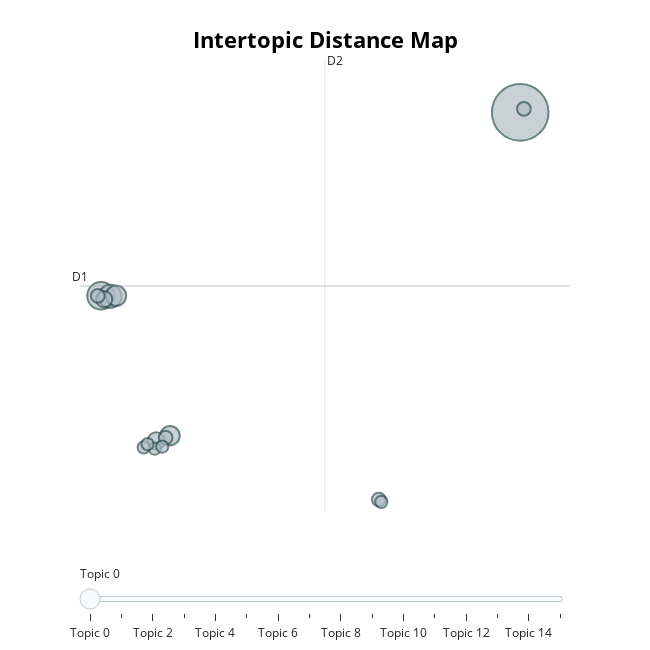

The notebook cell saved with this chart:
### Code cell
# Visualize BERTopic topics
topic_model.visualize_topics()

### Figure 1 — Plotly figure (JSON) as saved in the notebook; plotly's stock layout.template omitted (floating-point values rounded to 4 significant figures)
{"data": [{"customdata": [[0, "america | world | new | people | american", 85], [1, "states | government | united | congress | public", 20], [2, "states | public | government | united | congress", 14], [3, "government | work | great | public | law", 11], [4, "government | states | united | law | year", 10], [5, "states | government | congress | united | country", 8], [6, "government | states | public | united | country", 7], [7, "national | federal | reduction | public | government", 5], [8, "bank | public | states | government | country", 5], [9, "government | shall | congress | world | people", 5], [10, "states | united | government | great | powers", 5], [11, "war | government | shall | congress | present", 4], [12, "states | government | united | constitution | congress", 4], [13, "congress | states | year | june | government", 4], [14, "united | states | treaty | spain | year", 4], [15, "information | provision | public | united | proper", 4]], "hovertemplate": "<b>Topic %{customdata[0]}</b><br>%{customdata[1]}<br>Size: %{customdata[2]}", "legendgroup": "", "marker": {"color": "#B0BEC5", "line": {"color": "DarkSlateGrey", "width": 2}, "size": [85, 20, 14, 11, 10, 8, 7, 5, 5, 5, 5, 4, 4, 4, 4, 4], "sizemode": "area", "sizeref": 0.05312, "symbol": "circle"}, "mode": "markers", "name": "", "orientation": "v", "showlegend": false, "type": "scatter", "x": [22.45, -8.548, -7.873, -7.437, -3.443, -4.459, -8.313, 12.0, -8.782, 22.73, -3.769, 12.18, -4.574, -5.38, -5.1, -4.016], "xaxis": "x", "y": [24.7, 10.62, 10.59, 10.63, -0.1055, -0.5185, 10.37, -5.007, 10.62, 24.98, -0.2545, -5.189, -1.094, -1.007, -0.754, -0.945], "yaxis": "y"}], "layout": {"annotations": [{"showarrow": false, "text": "D1", "x": -10.1, "y": 11.38, "yshift": 10}, {"showarrow": false, "text": "D2", "x": 8.018, "xshift": 10, "y": 28.73}], "height": 650, "hoverlabel": {"bgcolor": "white", "font": {"family": "Rockwell", "size": 16}}, "legend": {"itemsizing": "constant", "tracegroupgap": 0}, "margin": {"t": 60}, "shapes": [{"line": {"color": "#CFD8DC", "width": 2}, "type": "line", "x0": 8.018, "x1": 8.018, "y0": -5.967, "y1": 28.73}, {"line": {"color": "#9E9E9E", "width": 2}, "type": "line", "x0": -10.1, "x1": 26.13, "y0": 11.38, "y1": 11.38}], "sliders": [{"active": 0, "pad": {"t": 50}, "steps": [{"args": [{"marker.color": [["red", "#B0BEC5", "#B0BEC5", "#B0BEC5", "#B0BEC5", "#B0BEC5", "#B0BEC5", "#B0BEC5", "#B0BEC5", "#B0BEC5", "#B0BEC5", "#B0BEC5", "#B0BEC5", "#B0BEC5", "#B0BEC5", "#B0BEC5"]]}], "label": "Topic 0", "method": "update"}, {"args": [{"marker.color": [["#B0BEC5", "red", "#B0BEC5", "#B0BEC5", "#B0BEC5", "#B0BEC5", "#B0BEC5", "#B0BEC5", "#B0BEC5", "#B0BEC5", "#B0BEC5", "#B0BEC5", "#B0BEC5", "#B0BEC5", "#B0BEC5", "#B0BEC5"]]}], "label": "Topic 1", "method": "update"}, {"args": [{"marker.color": [["#B0BEC5", "#B0BEC5", "red", "#B0BEC5", "#B0BEC5", "#B0BEC5", "#B0BEC5", "#B0BEC5", "#B0BEC5", "#B0BEC5", "#B0BEC5", "#B0BEC5", "#B0BEC5", "#B0BEC5", "#B0BEC5", "#B0BEC5"]]}], "label": "Topic 2", "method": "update"}, {"args": [{"marker.color": [["#B0BEC5", "#B0BEC5", "#B0BEC5", "red", "#B0BEC5", "#B0BEC5", "#B0BEC5", "#B0BEC5", "#B0BEC5", "#B0BEC5", "#B0BEC5", "#B0BEC5", "#B0BEC5", "#B0BEC5", "#B0BEC5", "#B0BEC5"]]}], "label": "Topic 3", "method": "update"}, {"args": [{"marker.color": [["#B0BEC5", "#B0BEC5", "#B0BEC5", "#B0BEC5", "red", "#B0BEC5", "#B0BEC5", "#B0BEC5", "#B0BEC5", "#B0BEC5", "#B0BEC5", "#B0BEC5", "#B0BEC5", "#B0BEC5", "#B0BEC5", "#B0BEC5"]]}], "label": "Topic 4", "method": "update"}, {"args": [{"marker.color": [["#B0BEC5", "#B0BEC5", "#B0BEC5", "#B0BEC5", "#B0BEC5", "red", "#B0BEC5", "#B0BEC5", "#B0BEC5", "#B0BEC5", "#B0BEC5", "#B0BEC5", "#B0BEC5", "#B0BEC5", "#B0BEC5", "#B0BEC5"]]}], "label": "Topic 5", "method": "update"}, {"args": [{"marker.color": [["#B0BEC5", "#B0BEC5", "#B0BEC5", "#B0BEC5", "#B0BEC5", "#B0BEC5", "red", "#B0BEC5", "#B0BEC5", "#B0BEC5", "#B0BEC5", "#B0BEC5", "#B0BEC5", "#B0BEC5", "#B0BEC5", "#B0BEC5"]]}], "label": "Topic 6", "method": "update"}, {"args": [{"marker.color": [["#B0BEC5", "#B0BEC5", "#B0BEC5", "#B0BEC5", "#B0BEC5", "#B0BEC5", "#B0BEC5", "red", "#B0BEC5", "#B0BEC5", "#B0BEC5", "#B0BEC5", "#B0BEC5", "#B0BEC5", "#B0BEC5", "#B0BEC5"]]}], "label": "Topic 7", "method": "update"}, {"args": [{"marker.color": [["#B0BEC5", "#B0BEC5", "#B0BEC5", "#B0BEC5", "#B0BEC5", "#B0BEC5", "#B0BEC5", "#B0BEC5", "red", "#B0BEC5", "#B0BEC5", "#B0BEC5", "#B0BEC5", "#B0BEC5", "#B0BEC5", "#B0BEC5"]]}], "label": "Topic 8", "method": "update"}, {"args": [{"marker.color": [["#B0BEC5", "#B0BEC5", "#B0BEC5", "#B0BEC5", "#B0BEC5", "#B0BEC5", "#B0BEC5", "#B0BEC5", "#B0BEC5", "red", "#B0BEC5", "#B0BEC5", "#B0BEC5", "#B0BEC5", "#B0BEC5", "#B0BEC5"]]}], "label": "Topic 9", "method": "update"}, {"args": [{"marker.color": [["#B0BEC5", "#B0BEC5", "#B0BEC5", "#B0BEC5", "#B0BEC5", "#B0BEC5", "#B0BEC5", "#B0BEC5", "#B0BEC5", "#B0BEC5", "red", "#B0BEC5", "#B0BEC5", "#B0BEC5", "#B0BEC5", "#B0BEC5"]]}], "label": "Topic 10", "method": "update"}, {"args": [{"marker.color": [["#B0BEC5", "#B0BEC5", "#B0BEC5", "#B0BEC5", "#B0BEC5", "#B0BEC5", "#B0BEC5", "#B0BEC5", "#B0BEC5", "#B0BEC5", "#B0BEC5", "red", "#B0BEC5", "#B0BEC5", "#B0BEC5", "#B0BEC5"]]}], "label": "Topic 11", "method": "update"}, {"args": [{"marker.color": [["#B0BEC5", "#B0BEC5", "#B0BEC5", "#B0BEC5", "#B0BEC5", "#B0BEC5", "#B0BEC5", "#B0BEC5", "#B0BEC5", "#B0BEC5", "#B0BEC5", "#B0BEC5", "red", "#B0BEC5", "#B0BEC5", "#B0BEC5"]]}], "label": "Topic 12", "method": "update"}, {"args": [{"marker.color": [["#B0BEC5", "#B0BEC5", "#B0BEC5", "#B0BEC5", "#B0BEC5", "#B0BEC5", "#B0BEC5", "#B0BEC5", "#B0BEC5", "#B0BEC5", "#B0BEC5", "#B0BEC5", "#B0BEC5", "red", "#B0BEC5", "#B0BEC5"]]}], "label": "Topic 13", "method": "update"}, {"args": [{"marker.color": [["#B0BEC5", "#B0BEC5", "#B0BEC5", "#B0BEC5", "#B0BEC5", "#B0BEC5", "#B0BEC5", "#B0BEC5", "#B0BEC5", "#B0BEC5", "#B0BEC5", "#B0BEC5", "#B0BEC5", "#B0BEC5", "red", "#B0BEC5"]]}], "label": "Topic 14", "method": "update"}, {"args": [{"marker.color": [["#B0BEC5", "#B0BEC5", "#B0BEC5", "#B0BEC5", "#B0BEC5", "#B0BEC5", "#B0BEC5", "#B0BEC5", "#B0BEC5", "#B0BEC5", "#B0BEC5", "#B0BEC5", "#B0BEC5", "#B0BEC5", "#B0BEC5", "red"]]}], "label": "Topic 15", "method": "update"}]}], "title": {"font": {"color": "Black", "size": 22}, "text": "<b>Intertopic Distance Map</b>", "x": 0.5, "xanchor": "center", "y": 0.95, "yanchor": "top"}, "width": 650, "xaxis": {"anchor": "y", "domain": [0, 1], "range": [-10.1, 26.13], "title": {"text": ""}, "visible": false}, "yaxis": {"anchor": "x", "domain": [0, 1], "range": [-5.967, 28.73], "title": {"text": ""}, "visible": false}}}
